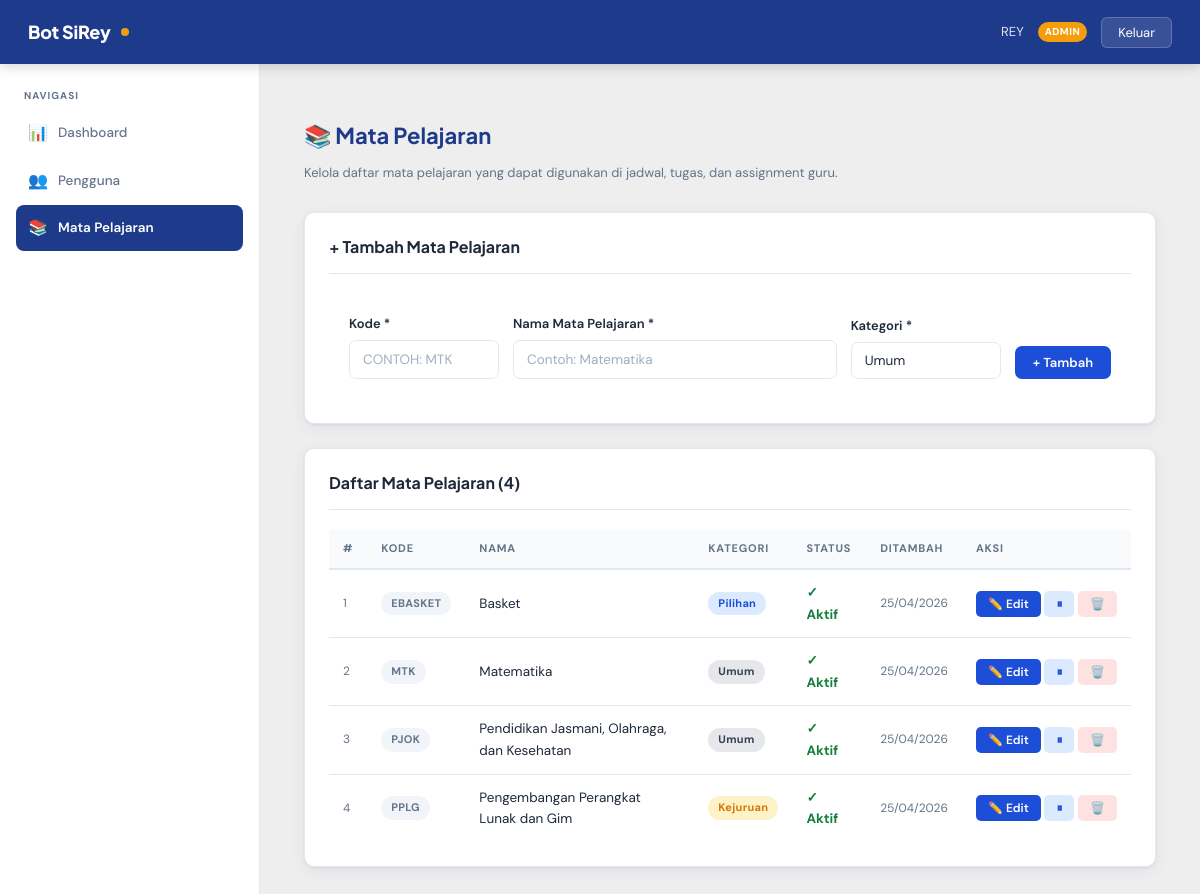
The page /dashboard/mata_pelajaran.php (signed in) on the database its author committed.
### tables this page shows
CREATE TABLE `mata_pelajaran_rayhanrp` (
  `matpel_id` int(11) NOT NULL,
  `kode` varchar(20) NOT NULL,
  `nama` varchar(100) NOT NULL,
  `aktif` tinyint(1) NOT NULL DEFAULT 1,
  `kategori` enum('umum','kejuruan','pilihan') NOT NULL,
  `dibuat_pada` datetime NOT NULL DEFAULT current_timestamp()
);

### includes/auth.php (called while the page is built, shortened)
<?php
require_once __DIR__ . '/../koneksi.php';
function can(string $permission, array $admin): bool
{
    $role_rayhanrp = strtolower(trim((string)($admin['role'] ?? '')));
    $matriks_rayhanrp = [
        'view_dashboard'        => ['guru', 'admin', 'kurikulum', 'kepala_sekolah'],
        'view_users'            => ['admin', 'kepala_sekolah', 'kurikulum'],
        'create_user'           => ['admin'],
        'update_user'           => ['admin'],
        'delete_user'           => ['admin'],
        'reset_password'        => ['admin'],
        'view_grup'             => ['kurikulum', 'kepala_sekolah'],
        'create_grup'           => ['kurikulum'],
        'update_grup'           => ['kurikulum'],
        'delete_grup'           => ['kurikulum'],
        'view_jadwal'           => ['guru', 'kurikulum', 'kepala_sekolah'],
        'create_jadwal'         => ['kurikulum'],
        'update_jadwal'         => ['kurikulum'],
        'delete_jadwal'         => ['kurikulum'],
        'view_tugas'            => ['guru', 'kurikulum', 'kepala_sekolah'],
        'create_tugas'          => ['guru'],
        'update_tugas'          => ['guru'],
        'delete_tugas'          => ['guru'],
        'view_penilaian'        => ['guru', 'kurikulum', 'kepala_sekolah'],
        'update_penilaian'      => ['guru'],
        'view_notifikasi'       => ['kurikulum', 'kepala_sekolah'],
        'create_pengumuman'     => ['guru', 'kurikulum'],
        'view_pengumuman'       => ['guru', 'kurikulum', 'kepala_sekolah'],
        'view_audit_log'        => ['kepala_sekolah'],
        'view_mata_pelajaran'   => ['admin'],
        'manage_mata_pelajaran' => ['admin'],
        'manage_guru_mengajar'  => ['kurikulum'],
        'write_any'             => [],
    ];
    return in_array($role_rayhanrp, $matriks_rayhanrp[$permission] ?? [], true);
}

### koneksi.php (called while the page is built, shortened)
<?php
function sirey_getConfig(): array
{
    static $config = null;
    if ($config === null) {
        $config = require __DIR__ . '/config.php';
    }
    return $config;
}
function sirey_getDatabase(): mysqli
{
    static $db = null;
    if ($db === null) {
        $config = sirey_getConfig()['db'];
        $db = mysqli_connect(
            $config['host'],
            $config['username'],
            $config['password'],
            $config['database']
        );
        mysqli_set_charset($db, $config['charset']);
    }
    return $db;
}
function sirey_query(string $sql, string $types = '', mixed ...$params): mysqli_stmt|false
{
    $stmt = null;
    try {
        $db = sirey_getDatabase();
        $stmt = mysqli_prepare($db, $sql);
        if (!mysqli_stmt_execute($stmt)) {
            sirey_setLastDbError(mysqli_stmt_errno($stmt), mysqli_stmt_error($stmt));
            mysqli_stmt_close($stmt);
            return false;
        }
        return $stmt;
    } catch (Throwable $e) {
        if ($stmt instanceof mysqli_stmt) {
            mysqli_stmt_close($stmt);
        }
        $db = $db ?? null;
        $errno = (int)$e->getCode();
        $message = $e->getMessage();
        if ($errno <= 0 && $db instanceof mysqli) {
            $errno = mysqli_errno($db);
            $message = mysqli_error($db) ?: $message;
        }
        sirey_setLastDbError($errno, $message);
        error_log('sirey_query: ' . $message);
        return false;
    }
}
function sirey_fetch(mysqli_stmt|false $stmt): ?array
{
    $result = mysqli_stmt_get_result($stmt);
    $row = mysqli_fetch_assoc($result);
    return $row ?: null;
}
function sirey_fetchAll(mysqli_stmt|false $stmt): array
{
    $result = mysqli_stmt_get_result($stmt);
    $rows = [];
    while ($row = mysqli_fetch_assoc($result)) {
        $rows[] = $row;
    }
    return $rows;
}

### includes/helpers.php (called while the page is built, shortened)
<?php
require_once __DIR__ . '/../koneksi.php';
function formatDatetime(?string $datetime_rayhanrp, string $format_rayhanrp = 'd/m/Y H:i'): string
{
    $timestamp_rayhanrp = strtotime($datetime_rayhanrp);
    return $timestamp_rayhanrp ? date($format_rayhanrp, $timestamp_rayhanrp) : '-';
}

### dashboard/mata_pelajaran.php (the view, shortened to what this page needs)
<?php
require_once __DIR__ . '/_layout.php';
$bisa_tulis_rayhanrp = can('manage_mata_pelajaran', $data_admin_rayhanrp);
$kategori_exists = false;
try {
    $test_result = sirey_query("DESCRIBE mata_pelajaran_rayhanRP kategori");
    if ($test_result) {
        $col_info = sirey_fetch($test_result);
        $kategori_exists = $col_info !== false && $col_info !== null;
    }
} catch (Exception $e) {
}
$sql_query = $kategori_exists
    ? 'SELECT matpel_id, kode, nama, kategori, aktif, dibuat_pada FROM mata_pelajaran_rayhanRP ORDER BY nama ASC'
    : 'SELECT matpel_id, kode, nama, "umum" as kategori, aktif, dibuat_pada FROM mata_pelajaran_rayhanRP ORDER BY nama ASC';
$daftar_matpel_rayhanrp = sirey_fetchAll(sirey_query($sql_query));
?>
<div class="page-header">
  <h2>📚 Mata Pelajaran</h2>
  <p>Kelola daftar mata pelajaran yang dapat digunakan di jadwal, tugas, dan assignment guru.</p>
</div>
<?php if ($bisa_tulis_rayhanrp): ?>
<div class="card" style="margin-bottom:24px;">
  <div class="card-header"><h3>+ Tambah Mata Pelajaran</h3></div>
  <form method="POST" style="padding:20px;">
    <div style="display:grid; grid-template-columns:150px 1fr 150px auto; gap:14px; align-items:flex-end;">
      <div class="form-group" style="margin:0;">
        <label class="form-label">Kode *</label>
        <input name="kode" type="text" class="form-control" required
               placeholder="Contoh: MTK" maxlength="20" style="text-transform:uppercase;">
      </div>
      <div class="form-group" style="margin:0;">
        <label class="form-label">Nama Mata Pelajaran *</label>
        <input name="nama" type="text" class="form-control" required
               placeholder="Contoh: Matematika">
      </div>
      <?php if ($kategori_exists): ?>
      <div class="form-group" style="margin:0;">
        <label class="form-label">Kategori *</label>
        <select name="kategori" class="form-control">
          <option value="umum">Umum</option>
        </select>
      </div>
      <?php endif; ?>
      <div>
        <button type="submit" class="btn btn-primary">+ Tambah</button>
      </div>
    </div>
  </form>
</div>
<?php endif; ?>
<div class="card">
  <div class="card-header">
    <h3>Daftar Mata Pelajaran (<?php echo count($daftar_matpel_rayhanrp); ?>)</h3>
  </div>
  <?php if (empty($daftar_matpel_rayhanrp)): ?>
    <div class="empty-state">
      <div class="empty-icon">📚</div>
      <p>Belum ada mata pelajaran.</p>
    </div>
  <?php else: ?>
    <table class="data-table">
      <thead>
        <tr>
          <th>#</th>
          <th>Kode</th>
          <th>Nama</th>
          <?php if ($kategori_exists): ?><th>Kategori</th><?php endif; ?>
          <th>Status</th>
          <th>Ditambah</th>
          <?php if ($bisa_tulis_rayhanrp): ?><th>Aksi</th><?php endif; ?>
        </tr>
      </thead>
      <tbody>
        <?php foreach ($daftar_matpel_rayhanrp as $i_rayhanrp => $mp_rayhanrp): ?>
          <tr style="<?php echo !$mp_rayhanrp['aktif'] ? 'opacity:0.55;' : ''; ?>">
            <td style="color:var(--clr-muted); font-size:12px;"><?php echo $i_rayhanrp + 1; ?></td>
            <td>
              <span class="badge badge-default"><?php echo htmlspecialchars($mp_rayhanrp['kode']); ?></span>
            </td>
            <td>
              <?php echo htmlspecialchars($mp_rayhanrp['nama']); ?>
            </td>
            <?php if ($kategori_exists): ?>
            <td>
              <?php
                $badge_color = match($mp_rayhanrp['kategori']) {
                  'kejuruan' => 'badge-warning',
                  'pilihan' => 'badge-info',
                  default => 'badge-secondary'
                };
                $kategori_label = match($mp_rayhanrp['kategori']) {
                  'kejuruan' => 'Kejuruan',
                  'pilihan' => 'Pilihan',
                  default => 'Umum'
                };
              ?>
              <span class="badge <?php echo $badge_color; ?>"><?php echo $kategori_label; ?></span>
            </td>
            <?php endif; ?>
            <td>
              <?php if ($mp_rayhanrp['aktif']): ?>
                <span style="color:#15803d; font-weight:bold;">✓ Aktif</span>
              <?php else: ?>
                <span style="color:#b91c1c;">✗ Nonaktif</span>
              <?php endif; ?>
            </td>
            <td style="color:var(--clr-muted); font-size:12px;">
              <?php echo formatDatetime($mp_rayhanrp['dibuat_pada'], 'd/m/Y'); ?>
            </td>
            <?php if ($bisa_tulis_rayhanrp): ?>
            <td style="white-space:nowrap;">
              <?php if ($mp_rayhanrp['matpel_id'] !== 1): ?>
                <button type="button" class="btn btn-primary btn-sm"
                        onclick="openEditModal(<?php echo $mp_rayhanrp['matpel_id']; ?>, '<?php echo htmlspecialchars($mp_rayhanrp['kode']); ?>', '<?php echo htmlspecialchars($mp_rayhanrp['nama']); ?>', '<?php echo htmlspecialchars($mp_rayhanrp['kategori']); ?>')">
                  ✏️ Edit
                </button>
                <form method="POST" style="display:inline;">
                  <button type="submit" class="btn btn-secondary btn-sm">
                    <?php echo $mp_rayhanrp['aktif'] ? '⏸' : '▶'; ?>
                  </button>
                </form>
                <form method="POST" style="display:inline;" onsubmit="return confirm('Hapus mata pelajaran ini? Assignment guru yang terkait juga akan terhapus.')">
                  <button type="submit" class="btn btn-danger btn-sm">🗑️</button>
                </form>
              <?php else: ?>
                <span style="color:var(--clr-muted); font-size:12px;">Terlindungi</span>
              <?php endif; ?>
            </td>
            <?php endif; ?>
          </tr>
        <?php endforeach; ?>
      </tbody>
    </table>
  <?php endif; ?>
</div>

### dashboard/assets/style.css (style rules this page uses)
:root { --clr-primary: #1e3a8a; --clr-primary-mid: #1d4ed8; --clr-primary-soft: #dbeafe; --clr-accent: #f59e0b; --clr-accent-dark: #d97706; --clr-success: #059669; --clr-danger: #dc2626; --clr-warning: #d97706; --clr-surface: #ffffff; --clr-bg: #eeeeee; --clr-border: #e2e8f0; --clr-text: #1e293b; --clr-muted: #64748b; --sidebar-w: 260px; --navbar-h: 64px; --radius: 10px; --shadow-card: 0 1px 3px rgba(0,0,0,.07), 0 4px 16px rgba(30,58,138,.06); --shadow-hover: 0 4px 12px rgba(30,58,138,.14); --transition: all .18s ease; }
*, *::before, *::after { box-sizing: border-box; }
html { scroll-behavior: smooth; }
body { font-family: 'DM Sans', sans-serif; background: var(--clr-bg); color: var(--clr-text); font-size: 14px; line-height: 1.6; min-height: 100vh; }
h1, h2, h3, h4, h5 { font-family: 'Plus Jakarta Sans', sans-serif; font-weight: 700; line-height: 1.25; }
.page-header { margin-bottom: 28px; }
.page-header h2 { font-size: 22px; color: var(--clr-primary); margin-bottom: 3px; }
.page-header p { color: var(--clr-muted); font-size: 13px; }
.card { background: var(--clr-surface); border-radius: var(--radius); border: 1px solid var(--clr-border); box-shadow: var(--shadow-card); padding: 24px; transition: var(--transition); }
.card-header { display: flex; align-items: center; justify-content: space-between; margin-bottom: 20px; padding-bottom: 16px; border-bottom: 1px solid var(--clr-border); }
.card-header h3 { font-size: 16px; color: var(--clr-text); margin: 0; }
.data-table { width: 100%; border-collapse: collapse; }
.data-table thead th { background: #f8fafc; color: var(--clr-muted); font-size: 11px; font-weight: 700; letter-spacing: .8px; text-transform: uppercase; padding: 10px 14px; border-bottom: 2px solid var(--clr-border); text-align: left; white-space: nowrap; }
.data-table tbody tr { border-bottom: 1px solid var(--clr-border); transition: background .12s; }
.data-table tbody tr:last-child { border-bottom: none; }
.data-table td { padding: 12px 14px; font-size: 13.5px; color: var(--clr-text); vertical-align: middle; }
.btn { display: inline-flex; align-items: center; gap: 6px; padding: 8px 18px; border-radius: 7px; font-size: 13px; font-weight: 600; font-family: 'DM Sans', sans-serif; cursor: pointer; border: none; text-decoration: none; transition: var(--transition); white-space: nowrap; }
.btn-primary { background: var(--clr-primary-mid); color: #fff; }
.btn-secondary { background: var(--clr-primary-soft); color: var(--clr-primary-mid); }
.btn-danger { background: #fee2e2; color: var(--clr-danger); }
.btn-sm { padding: 5px 12px; font-size: 12px; border-radius: 5px; }
.badge { display: inline-block; padding: 3px 10px; border-radius: 20px; font-size: 11px; font-weight: 700; letter-spacing: .3px; }
.badge-default { background: #f1f5f9; color: var(--clr-muted); }
.badge-info { background: #dbeafe; color: #1d4ed8; }
.badge-warning { background: #fef3c7; color: #d97706; }
.badge-secondary { background: #e5e7eb; color: #374151; }
.form-group { margin-bottom: 20px; }
.form-label { display: block; font-size: 13px; font-weight: 600; color: var(--clr-text); margin-bottom: 6px; }
.form-control { width: 100%; padding: 10px 13px; border: 1.5px solid var(--clr-border); border-radius: 7px; font-family: 'DM Sans', sans-serif; font-size: 13.5px; color: var(--clr-text); background: #fff; transition: border-color .15s, box-shadow .15s; outline: none; }
.form-control::placeholder { color: #a0aec0; }
select.form-control { appearance: none; cursor: pointer; }

### rows shown on the page
mata_pelajaran_rayhanrp: kode "EBASKET", nama "Basket", kategori "Pilihan", aktif "✓ Aktif", dibuat_pada "25/04/2026"
mata_pelajaran_rayhanrp: kode "MTK", nama "Matematika", kategori "Umum", aktif "✓ Aktif", dibuat_pada "25/04/2026"
mata_pelajaran_rayhanrp: kode "PJOK", nama "Pendidikan Jasmani, Olahraga, dan Kesehatan", kategori "Umum", aktif "✓ Aktif", dibuat_pada "25/04/2026"
mata_pelajaran_rayhanrp: kode "PPLG", nama "Pengembangan Perangkat Lunak dan Gim", kategori "Kejuruan", aktif "✓ Aktif", dibuat_pada "25/04/2026"

### other values the page prints
$data_admin_rayhanrp['name'] "REY"
str_replace('_', ' ', $data_admin_rayhanrp['role']) "ADMIN"
$item['icon'] "📊"
$item['label'] "Dashboard"
$item['icon'] "👥"
$item['label'] "Pengguna"
$item['icon'] "📚"
$item['label'] "Mata Pelajaran"
count($daftar_matpel_rayhanrp) "4"
